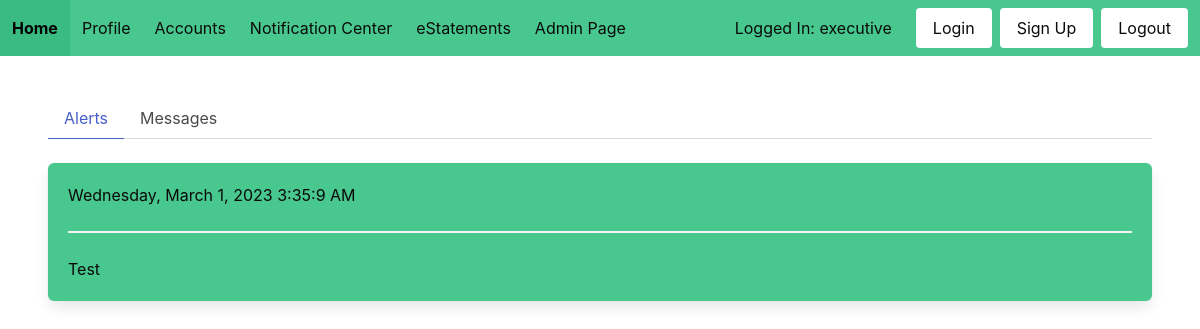
/alerts/ (signed in), run on an earlier commit of the app's database.
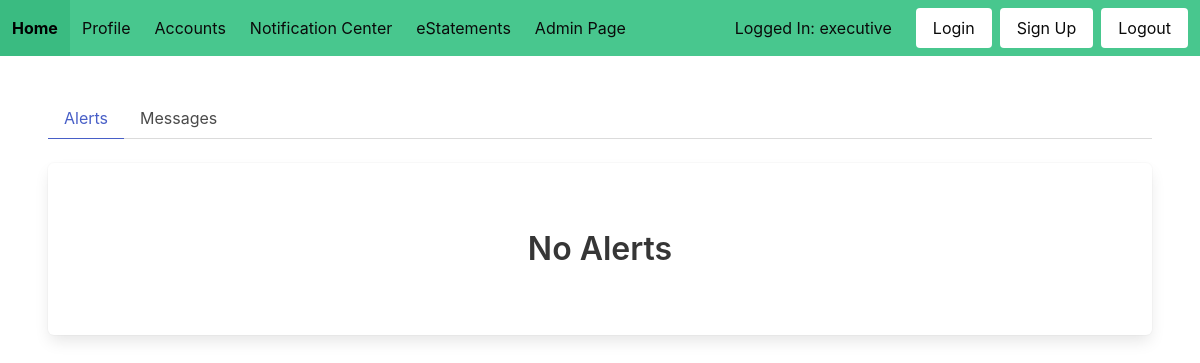
And on a later commit of the database.
### models.py (models this page shows)
class Alerts(db.Model):
    id = db.Column(db.Integer, primary_key=True)
    date = db.Column(db.DateTime, server_default=func.now())
    content = db.Column(db.String(5000))

### main.py (the view)
@main.route('/alerts/')
@login_required
def alerts():
    alerts = get_alerts()
    return render_template('alerts.html', alerts=alerts)

### app.py (called while the page is built)
def create_app():
    app = Flask(__name__)
    cf = open('app_config.json', 'r')
    config = json.load(cf)
    cf.close()
    app.config['SECRET_KEY'] = config['SECRET_KEY']
    app.config['SQLALCHEMY_DATABASE_URI'] = config['SQLALCHEMY_DATABASE_URI']
    app.config['PROJECT_ROOT'] = Path(os.path.realpath(os.path.dirname(__file__)))
    db.init_app(app)
    from auth import auth
    app.register_blueprint(auth)
    from main import main
    app.register_blueprint(main)
    from admin import admin
    app.register_blueprint(admin)
    login_manager = LoginManager()
    login_manager.login_view = 'auth.login'
    login_manager.init_app(app)
    from models import User
    @login_manager.user_loader
    def load_user(id):
        return User.query.get(int(id))
    return app

### utils.py (called while the page is built)
def get_alerts():
    alerts = Alerts.query.all()
    res = []
    for alert in alerts:
        formatted = {}
        formatted['date'] = format_date(alert.date)
        formatted['content'] = alert.content
        res.append(formatted)
    return res

### templates/alerts.html (shortened to what this page needs)
{% extends "base.html" %}
{% block content %}
<div class="tabs">
    <ul>
        <li class="is-active"><a href="{{ url_for('main.alerts') }}">Alerts</a></li>
        <li><a href="{{ url_for('main.messages') }}">Messages</a></li>
    </ul>
</div>
{% if not alerts %}
<div class="box has-text-centered">
    <section class="hero">
        <div class="hero-body">
            <p class="title">No Alerts</p>
        </div>
    </section>
</div>
{% endif %}
{% for alert in alerts %}
<div class="box has-background-success has-text-black">
    <p>{{ alert['date'] }}</p>
    <hr>
    <p>{{ alert['content'] }}</p>
</div>
{% endfor %}
{% endblock %}

### templates/base.html (shortened to what this page needs)
<!DOCTYPE html>
<html>
<head>
    <link rel="stylesheet" href="https://cdnjs.cloudflare.com/ajax/libs/bulma/0.7.2/css/bulma.min.css" />
</head>
<body>
    <nav class="navbar is-success is-fixed-top">
        <div class="navbar-brand is-success">
            <a class="navbar-item has-text-black is-success" href="{{ url_for('main.home') }}">
                <strong>Home</strong>
            </a>
        </div>
        <div class="navbar-menu has-background-success" id="nav-links">
            <div class="navbar-start">
                <a href="{{ url_for('main.profile') }}" class="navbar-item has-text-black">Profile</a>
                <div class="navbar-item has-dropdown is-hoverable">
                    <a class="navbar-link has-text-black is-arrowless">Accounts</a>
                </div>
                <a href="{{ url_for('main.alerts') }}" class="navbar-item has-text-black">Notification Center</a>
                <a href="{{ url_for('main.view_eStatements') }}" class="navbar-item has-text-black">eStatements</a>
                {% if current_user.id == 1 %}
                <a href="{{ url_for('admin.bank_settings') }}" class="navbar-item has-text-black">Admin Page</a>
                {% endif %}
            </div>
            <div class="navbar-end is-success">
                {% if current_user.is_authenticated %}
                <p class="navbar-item has-text-black">Logged In: {{ current_user.username }}</p>
                {% endif %}
                <div class="navbar-item">
                    <div class="buttons">
                        <a href="{{ url_for('auth.login') }}" class="button is-white">Login</a>
                        <a href="{{ url_for('auth.signup') }}" class="button is-white">Sign Up</a>
                        <a href="{{ url_for('auth.logout') }}" class="button is-white">Logout</a>
                    </div>
                </div>
            </div>
        </div>
    </nav>
    <div class="hero-body">
        {% block content %}
        {% endblock %}
    </div>
</body>
</html>

What changed in the data, as far as the page shows it:
removed Alerts: date "Wednesday, March 1, 2023 3:35:9 AM", content "Test"
Also different on the page:
text now shown: "No Alerts"
